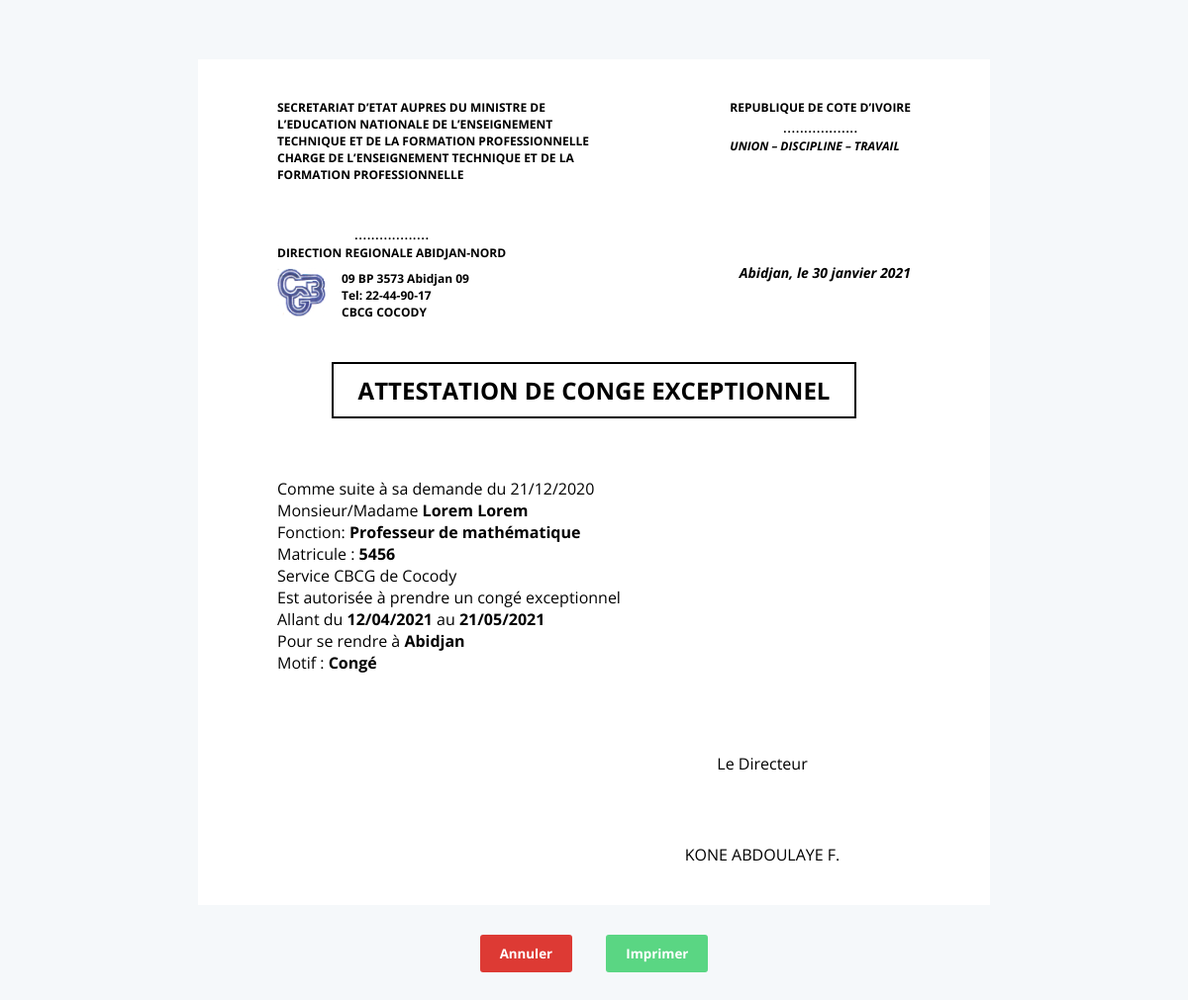
The page /administration/3/attestation_de_conge/ (signed in) on the database its author committed.
### demande/models.py (models this page shows, shortened)
class Attestationconge(models.Model):
    prof = models.ForeignKey(Professeur, on_delete=models.CASCADE, related_name='congeprof')
    nom = models.CharField(max_length=255)
    prenom = models.CharField(max_length=255)
    fonction = models.CharField(max_length=255)
    matricule = models.CharField(max_length=255)
    datedebut =  models.DateField()
    datefin =  models.DateField()
    destination = models.CharField(max_length=255)
    motif = models.CharField(max_length=255)
    etat = models.CharField(max_length=255,default="En attente",
        choices=[
            ('En attente', 'En attente'),
            ('Traité', 'Traité'),
            ('Annulé', 'Annulé')
        ]
    )
    status = models.BooleanField(default=True)
    date_add =  models.DateTimeField(auto_now_add=True)
    date_update =  models.DateTimeField(auto_now=True)
    class Meta:
        verbose_name = 'attestation de congé'
        verbose_name_plural = 'attestations de congé'

### myadmin/views.py (the view)
# urls.py: path('attestation_de_conge/', views.attestation_conge, name="attestation"),
@login_required(login_url='myadmin:connexion')
def attestation_conge(request, id):
    conge = demande_models.Attestationconge.objects.get(pk=id)
    data = {
        'conge':conge
    }
    return render(request, 'pages/myadmin/attestation_conge.html', data)

### template/pages/myadmin/attestation_conge.html
{% extends 'base/document.html' %}
{% load static %}
{% block document %}
<div class="titre">
    <h2 class="bold">Attestation de Conge Exceptionnel</h2>
</div>
<div class="demande">
    <div class="info-demandeur">
        <p>Comme suite à sa demande du <span class="date-demande">{{ conge.date_add|date:"d/m/Y" }}</span></p>
        <p>Monsieur/Madame <span class="bold">{{ conge.nom }} {{ conge.nom }}</span></p>
        <p>Fonction: <span class="bold">{{ conge.fonction }}</span></p>
        <p>Matricule : <span class="bold">{{ conge.matricule }}</span></p>
        <p>Service CBCG de Cocody</p>
        <p>Est autorisée à prendre un congé exceptionnel</p>
        <p>Allant du <span id="date-debut" class="bold">{{ conge.datedebut|date:"d/m/Y" }}</span> au <span id="date-fin" class="bold">{{ conge.datefin|date:"d/m/Y" }}</span></p>
        <p>Pour se rendre à <span id="destination" class="bold">{{ conge.destination }}</span></p>
        <p>Motif : <span class="bold">{{ conge.motif }}</span></p>
    </div>
</div>
{% endblock %}

### static/myadmin/css/style.css (style rules this page uses)
* { padding: 0; margin: 0; box-sizing: border-box; font-family: 'Open Sans', sans-serif; color: #596166; }
body { min-height: 100vh; background: center / contain no-repeat linear-gradient(to top right, #26282b, #252729); }
.bold { font-weight: bold; color: black; }
.apercu .document * { color: initial; }
.document .titre { display: flex; display: -webkit-flex; justify-content: center; align-items: center; margin-bottom: 60px; }
.document .titre > h2 { text-transform: uppercase; border: 2px solid black; padding: 10px 25px; }
.document .demande > div { margin-bottom: 20px; }

### static/myadmin/css/print.css (style rules this page uses)
body { font-family: 'Times New Roman', Times, serif; }
* { margin: 0cm; padding: 0cm; box-sizing: border-box; }
p { font-size: 14pt; }
.bold { font-weight: bold; color: #000000; }
.apercu .document * { color: initial; }
.document .titre { display: flex; display: -webkit-flex; justify-content: center; align-items: center; margin-bottom: 1.4cm; }
.document .titre > h2 { text-transform: uppercase; border: 0.05cm solid #000000; padding: 0.26cm 0.66cm; }
.document .demande > div { margin-bottom: 0.53cm; }

### rows shown on the page
Attestationconge: date_add "21/12/2020", nom "Lorem", fonction "Professeur de mathématique", matricule "5456", datedebut "12/04/2021", datefin "21/05/2021", destination "Abidjan", motif "Congé"
